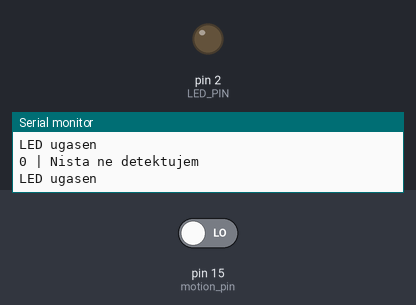
Bench run of a sketch on a simulated Arduino Uno, built with avr-gcc and run on an emulated ATmega328P. Shown: output pins drawn as LEDs (lit = HIGH), the last lines printed to the serial monitor. Inputs (shaded band) come from the test bench; at power-on: pin 15 (motion_pin) LOW.

Above: at 1.4 s.
1.5 s: pin 15 (motion_pin) driven HIGH
At 2.4 s:
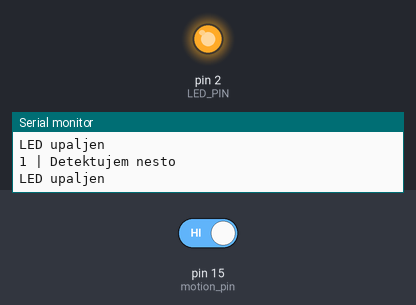
3.0 s: pin 15 (motion_pin) driven LOW
At 3.6 s:
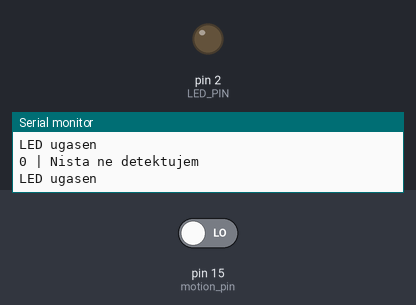
Timing chart, 0 to 6.0 s (numbered marks = the images above; inputs shaded):
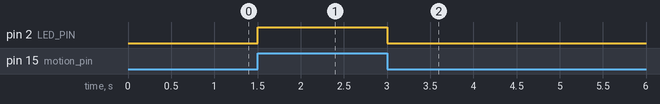

The sketch:

digitalreadandwrite.ino
```cpp
#define motion_pin 15
#define LED_PIN 2

void setup() {
  Serial.begin(115200);
  pinMode(motion_pin, INPUT);
  pinMode(LED_PIN, OUTPUT);
}

void loop() {
  int ir_state = digitalRead(motion_pin);

  if (ir_state == 1) {
    Serial.print(ir_state);
    Serial.println(" | Detektujem nesto");
    digitalWrite(LED_PIN, HIGH);  // Upali LED
    Serial.println("LED upaljen");
  } else {
    Serial.print(ir_state);
    Serial.println(" | Nista ne detektujem");
    digitalWrite(LED_PIN, LOW);   // Ugasi LED
    Serial.println("LED ugasen");
  }

  delay(300);  // Mala pauza radi stabilnosti očitavanja
}
```

Measured:
- after the input at 1.5 s, pin 2 (LED_PIN): LOW → HIGH at once
- after the input at 3.0 s, pin 2 (LED_PIN): HIGH → LOW at once
